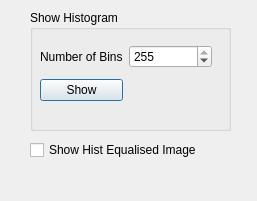
<?xml version="1.0" encoding="UTF-8"?>
<ui version="4.0">
 <class>HistogramDialog</class>
 <widget class="QDialog" name="HistogramDialog">
  <property name="windowModality">
   <enum>Qt::WindowModal</enum>
  </property>
  <property name="geometry">
   <rect>
    <x>0</x>
    <y>0</y>
    <width>257</width>
    <height>201</height>
   </rect>
  </property>
  <property name="windowTitle">
   <string>Dialog</string>
  </property>
  <widget class="QGroupBox" name="groupBox">
   <property name="geometry">
    <rect>
     <x>30</x>
     <y>10</y>
     <width>201</width>
     <height>121</height>
    </rect>
   </property>
   <property name="title">
    <string>Show Histogram</string>
   </property>
   <widget class="QWidget" name="layoutWidget">
    <property name="geometry">
     <rect>
      <x>10</x>
      <y>30</y>
      <width>172</width>
      <height>67</height>
     </rect>
    </property>
    <layout class="QGridLayout" name="gridLayout">
     <item row="0" column="0">
      <widget class="QLabel" name="label">
       <property name="text">
        <string>Number of Bins</string>
       </property>
      </widget>
     </item>
     <item row="0" column="1">
      <widget class="QSpinBox" name="numBinsSpinBox">
       <property name="minimum">
        <number>1</number>
       </property>
       <property name="maximum">
        <number>255</number>
       </property>
       <property name="value">
        <number>255</number>
       </property>
      </widget>
     </item>
     <item row="1" column="0">
      <widget class="QPushButton" name="showHistPushButton">
       <property name="text">
        <string>Show</string>
       </property>
      </widget>
     </item>
    </layout>
   </widget>
  </widget>
  <widget class="QCheckBox" name="showHistEqImage">
   <property name="geometry">
    <rect>
     <x>30</x>
     <y>140</y>
     <width>191</width>
     <height>20</height>
    </rect>
   </property>
   <property name="text">
    <string>Show Hist Equalised Image</string>
   </property>
  </widget>
 </widget>
 <resources/>
 <connections/>
</ui>
